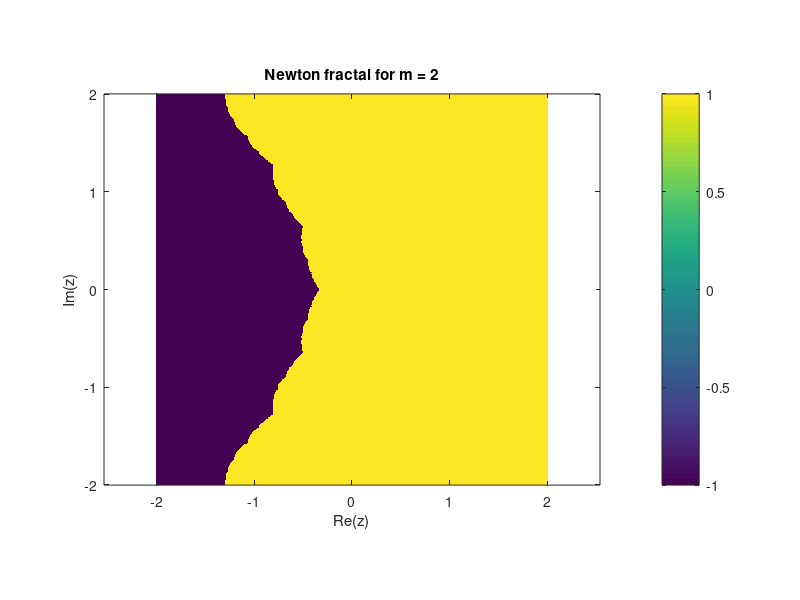
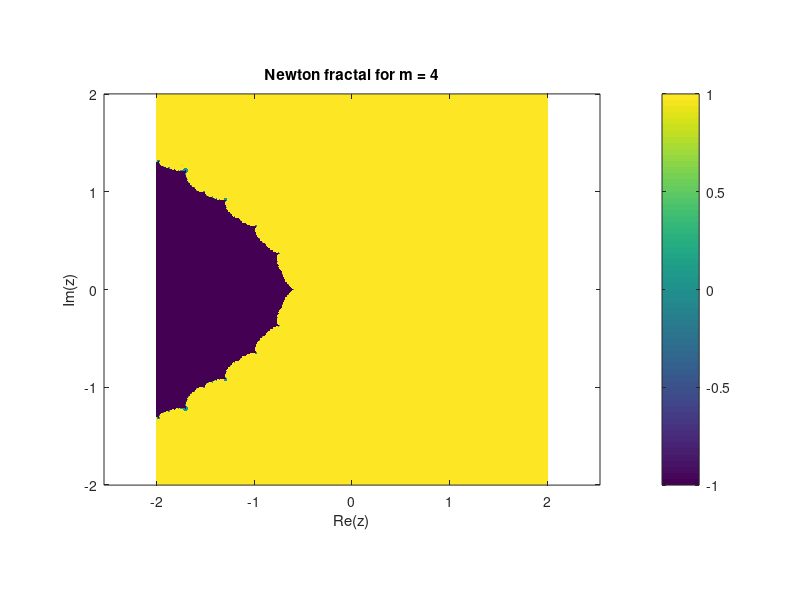
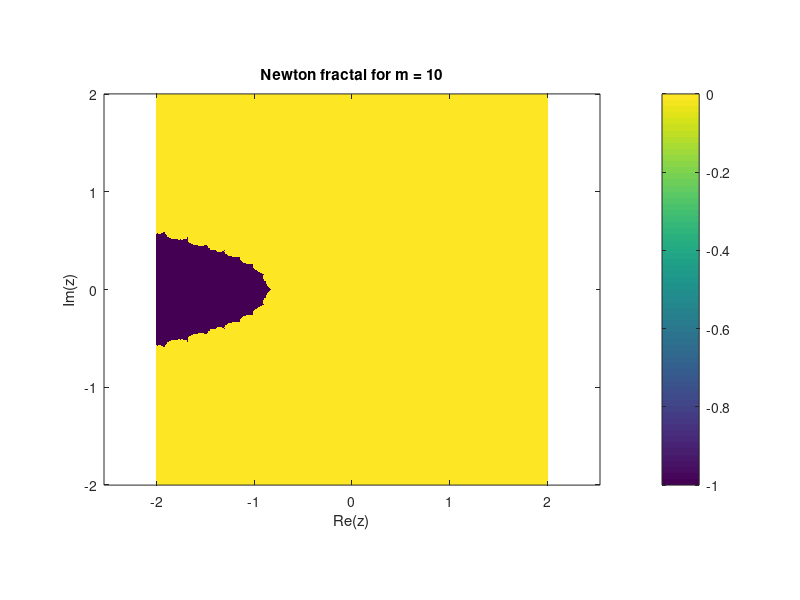
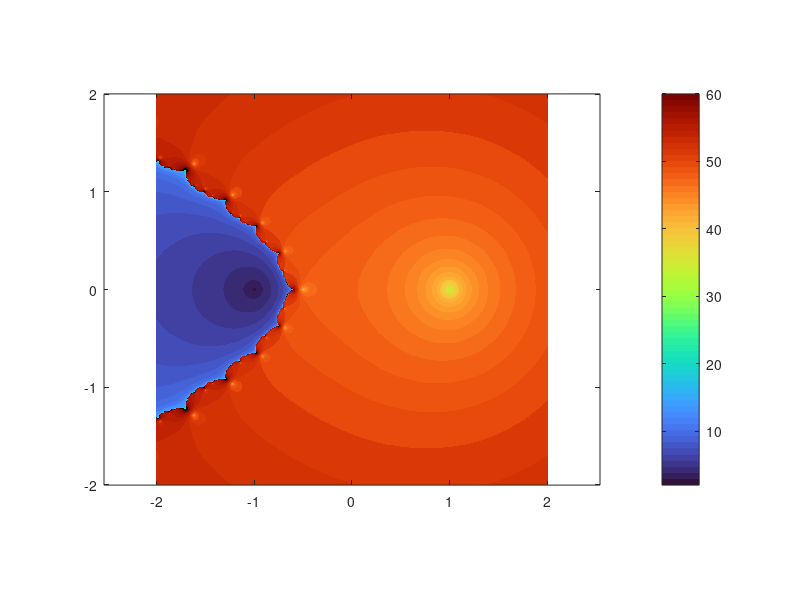

Write the MATLAB code that produced these figures, in order. (Note: this script raises an error after producing the figures.)
for m = [2, 4, 10]

% TODO: for lus over m=1:10
% en de bijhorende breedte opslaan en plotten
f = @(z) (z-1).^m .* (z+1);
df = @(z) ((z+1).*m.*(z-1).^(m-1)) + (z-1).^m;

N = 1e3;
[x,y] = meshgrid(linspace(-2,2,N), linspace(-2,2,N));
z0 = x + 1i*y;

maxiter = 60;
tol = 1e-6;

root = zeros(size(z0));

z = z0;

for k = 1:maxiter
    z = z - f(z)./df(z);
end

% classificatie
root(abs(z+1) < tol) = -1;
root(abs(z-1) < tol) = 1;

figure;
imagesc(linspace(-2,2,N), linspace(-2,2,N), root);
axis equal tight;
set(gca,'YDir','normal')
colorbar
title(sprintf('Newton fractal for m = %d', m));
xlabel('Re(z)');
ylabel('Im(z)');
end

m = 4;

f = @(z) (z-1).^m .* (z+1);
df = @(z) ((z+1).*m.*(z-1).^(m-1)) + (z-1).^m;

N = 800;
x = linspace(-2,2,N);
y = linspace(-2,2,N);
[X,Y] = meshgrid(x,y);
z0 = X + 1i*Y;

z = z0;
itercount = zeros(size(z0));

for k = 1:maxiter
    z_new = z - f(z)./df(z);

    conv = (itercount == 0) & ...
           (abs(z_new-1) < tol | abs(z_new+1) < tol);

    itercount(conv) = k;
    z = z_new;
end

itercount(itercount == 0) = NaN;

figure;
imagesc(x,y,itercount);
axis equal tight
set(gca,'YDir','normal')
colormap(turbo)
cb = colorbar;
cb.Label.String = 'Aantal Newton-iteraties';
title(sprintf('Convergentiesnelheid (m = %d)',m));
xlabel('Re(z)');
ylabel('Im(z)');
